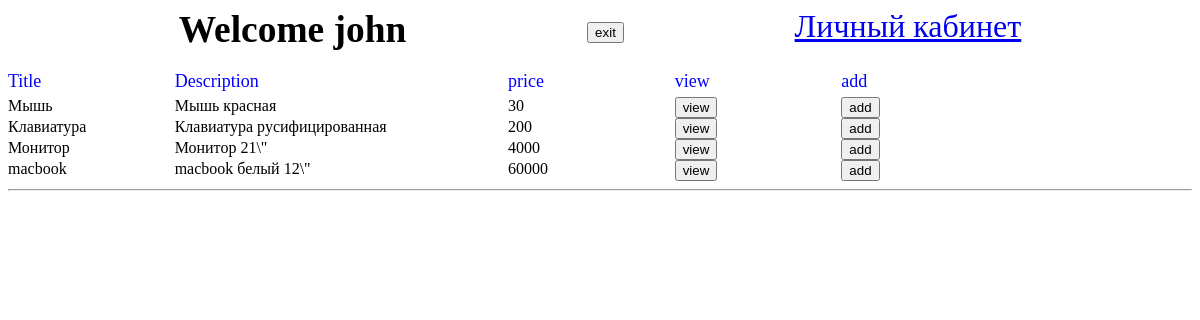
Page / (signed in) on the committed database.
### tables this page shows
CREATE TABLE `goods` (
  `id` int(11) NOT NULL,
  `good` varchar(30) NOT NULL,
  `description` varchar(256) NOT NULL,
  `price` decimal(10,0) NOT NULL,
  `good_img` varchar(30) NOT NULL
);

### index.php (the view, shortened to what this page needs)
<?php
include('bd.php');
$query = mysqli_query($link, 'SELECT * FROM goods');
?>
<!doctype html>
<html lang="en">
<head>
  <link rel="stylesheet" href="style.css">
</head>
<body>
<div class="auth">
  <?php include('auth.php');
  if($_SESSION['is_admin']):
  ?>
  <a href="admin.php">Заказы</a>
  <?php elseif ($_SESSION['login'] !== null): ?>
  <a href="profile.php">Личный кабинет</a>
  <?php endif; ?>
</div>
<form action="" method="post">
  <div class="table">
    <label class="head">Title</label>
    <label class="head">Description</label>
    <label class="head">price</label>
    <label class="head">view</label>
    <label class="head">add</label>
    <? while ($row = mysqli_fetch_assoc($query)) : ?>
      <div><?= $row['good'] ?></div>
      <div><?= $row['description'] ?></div>
      <div><?= $row['price'] ?></div>
      <div>
        <button value="<?= $row['id'] ?>" name="id">view</button>
      </div>
      <div>
        <button value="<?= $row['id'] ?>" name="add">add</button>
      </div>
    <? endwhile ?>
  </div>
</form>
<hr>
</body>
</html>

### style.css (style rules this page uses)
.table { display: grid; grid-template-columns: 1fr 2fr repeat(3, 1fr); width: 1000px; }
.head { color: blue; font-size: 18px; margin-bottom: 5px; }
.auth { display: flex; justify-content: space-evenly; margin-bottom: 20px; font-size: xx-large; }

### rows in the picture
goods: good "Мышь", description "Мышь красная", price "30", $row['id'] 1 (drawn)
goods: good "Клавиатура", description "Клавиатура русифицированная", price "200", $row['id'] 2 (drawn)
goods: good "Монитор", description "Монитор 21\\\"", price "4000", $row['id'] 3 (drawn)
goods: good "macbook", description "macbook белый 12\\\"", price "60000", $row['id'] 4 (drawn)

### other values in the picture
$_SESSION['name'] "john"
